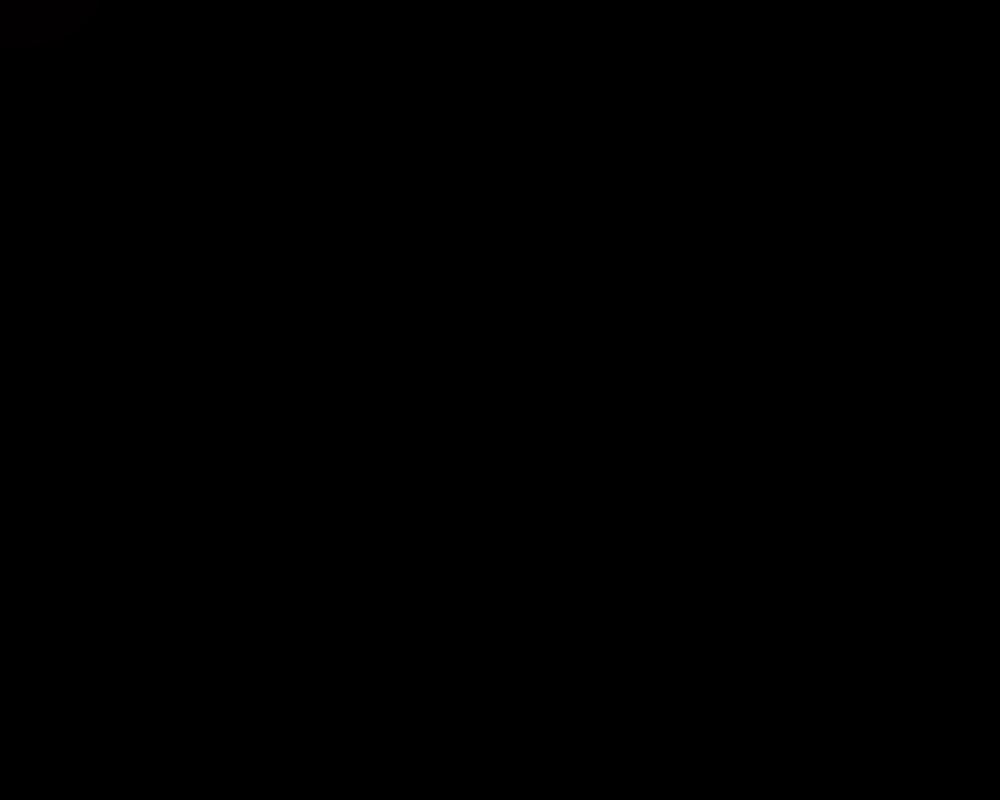
Frame 1 (no input)
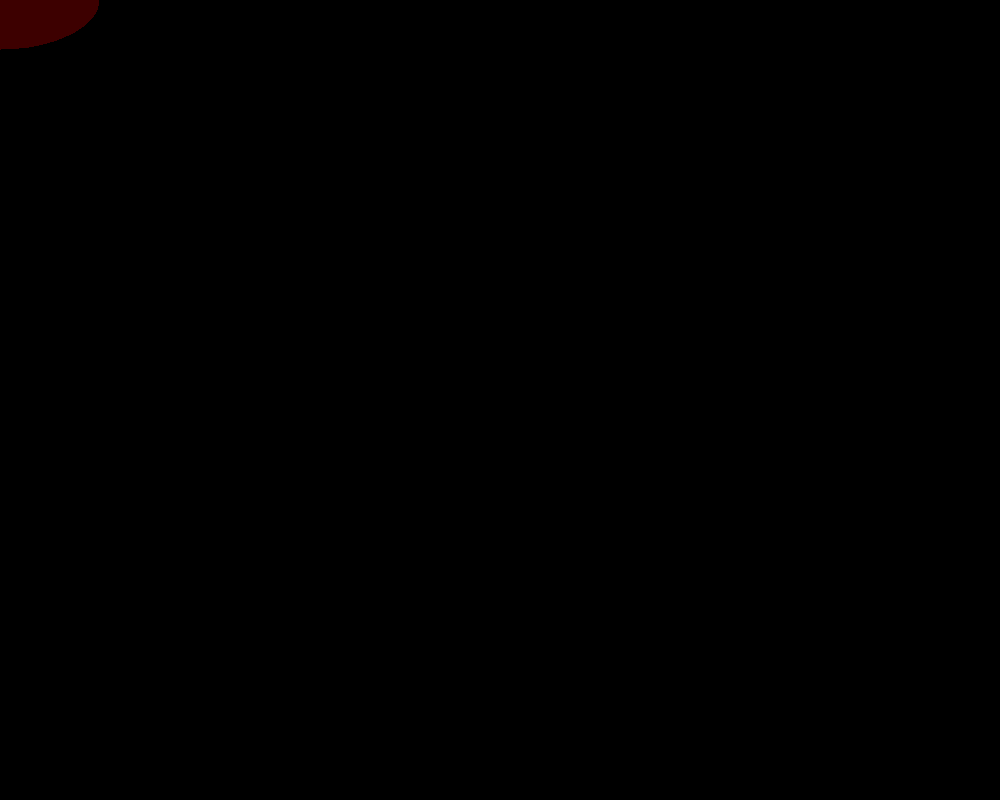
Frame 60 (no input)
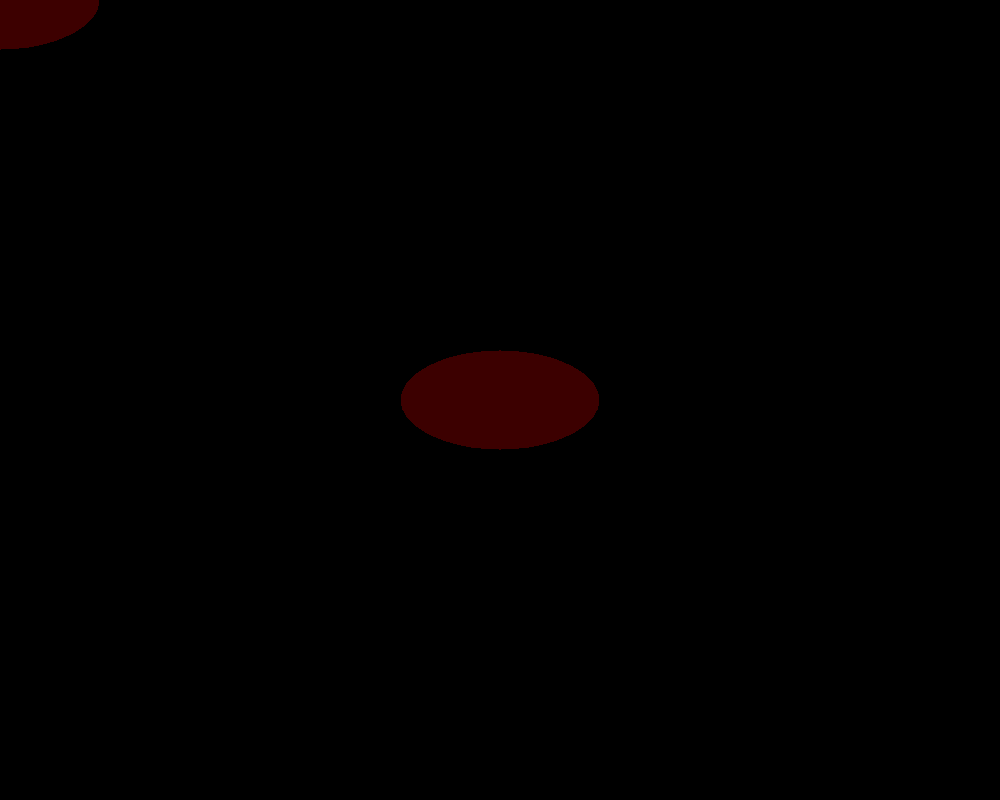
Frame 120 (the mouse pressed at the canvas centre since frame 60)

The p5.js sketch that drew these frames (run headless with seeded random() and noise() and a simulated clock; from frame 60 on, the mouse is pressed at the canvas centre):

// p5.js sketch
// ── sketch.js
var fillColor = [200,20,20,1];

function setup() {
  
  createCanvas(1000,800);
    background(0);
    
    fill(fillColor);
    ellipse(mouseX, mouseY, 200, 100); 
  
    setInterval(resetInterface,5000);
  
}

function draw() {
    noStroke();
      fill(fillColor);
    ellipse(mouseX, mouseY, 200, 100); 
}


function mousePressed() {

}


function resetInterface() {
    background(0);
    
}
// ── mousefollower.js
var MouseFollower = function(x,y,color) {

  this.x = x;
  this.y = y;
  this.fillColor = color;
  this.dead = false;
  this.initValue = 0;
  this.deathDelay = 300;


  this.update = function() {
    this.initValue = this.initValue+1;
    if(this.initValue > this.deathDelay) {
      this.dead = true;
    }
  }


  this.show = function() {
      fill(this.fillColor);
      ellipse(this.x,this.y,100);
  }

}
